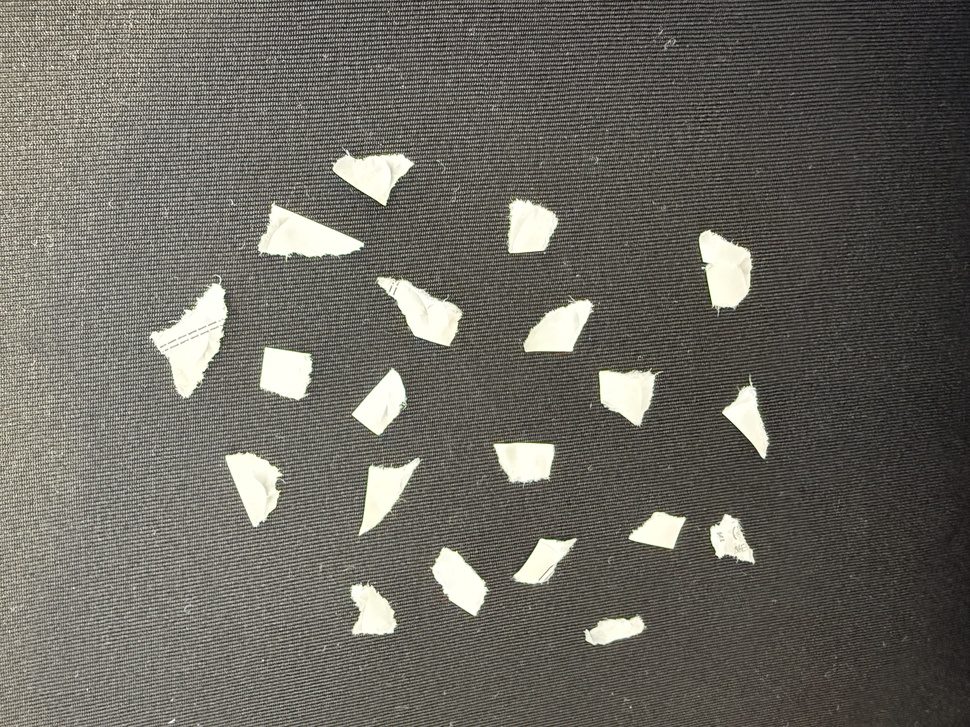
#> input picture profile/IMG.jpeg, 970 x 727 px, shrunk from 4032 x 3024 before the run, found by its file name
$ jupyter execute HW05.ipynb
#> lines starting #> are read from the running program, lines starting #| are printed output that depends on the picture; after the words box and inside, x2 and y2 are one past the last pixel; in counts of white or black regions, pixels touching at a corner belong together
[cell 1]
import numpy as np
import matplotlib.pyplot as plt
import scipy.signal as signal
import scipy.ndimage as nd
from PIL import Image

[cell 2]
from google.colab import drive
drive.mount('/content/drive')

[cell 3]
I = Image.open('/content/drive/MyDrive/class/IMG.jpeg').convert('L')
f = np.array(I)
plt.imshow(f,cmap='gray')
plt.axis('off')
plt.colorbar()
plt.show()
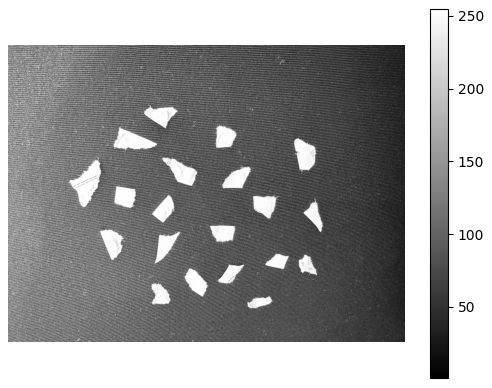
#> figure drawn by matplotlib, 2 panels

[cell 4]
f_denoised = signal.medfilt2d(f,7)
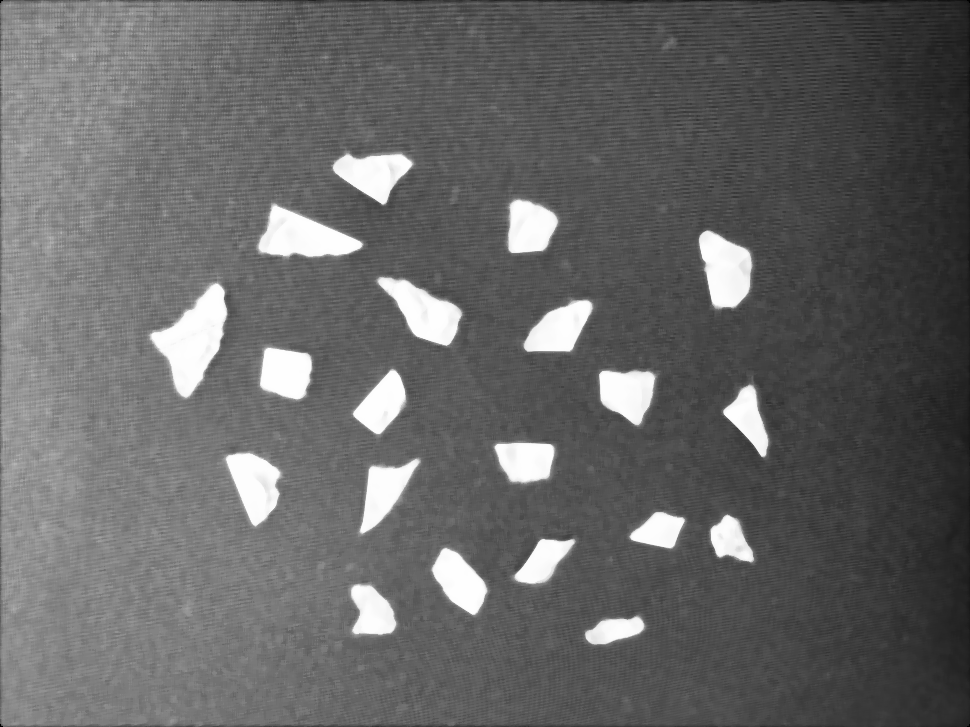
#> f_denoised: shape (727, 970); min 0, max 254, mean 101.7
plt.imshow(f_denoised,cmap='gray')
plt.axis('off')
plt.colorbar()
plt.show()
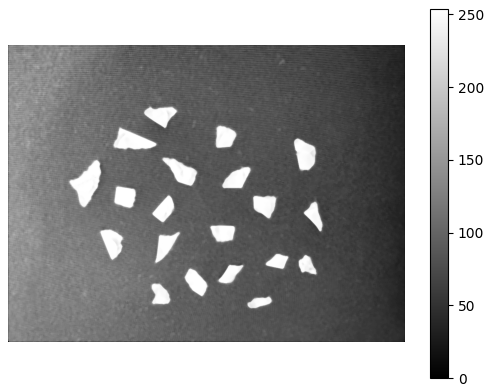
#> figure drawn by matplotlib, 2 panels

[cell 5]
plt.hist(f_denoised.ravel(), bins=256, range=(0,256), color='gray')
plt.xlabel('Pixel Intensity')
plt.ylabel('Frequency')
plt.grid(True, linestyle='--', alpha=0.5)
plt.show()
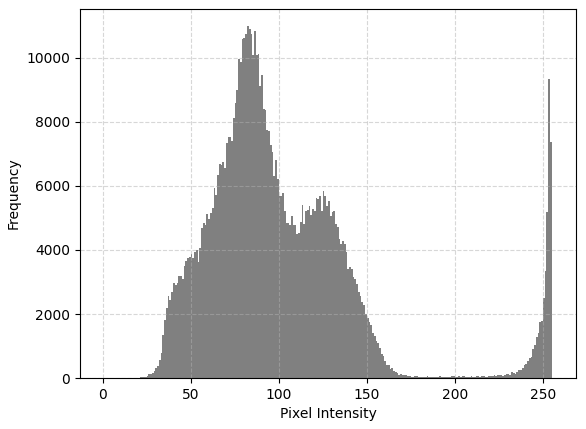
#> figure drawn by matplotlib, 1 panel; tallest bar 10980 high, from x = 82 to 83

[cell 6]
th_val = 230
f_mask = f_denoised > th_val
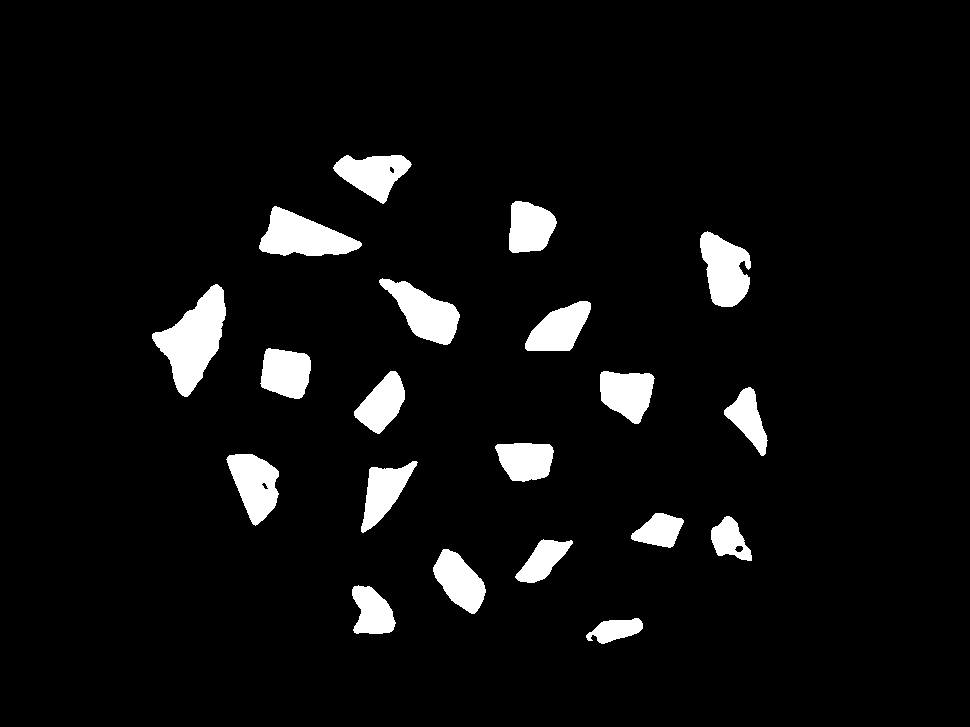
#> f_mask: shape (727, 970) bool; 5.7% white; 20 white regions, largest, box (x1, y1, x2, y2) and area: (152, 284, 226, 397) 4174, (259, 206, 362, 256) 3030, (379, 278, 460, 345) 2656
f_mask = nd.binary_closing(f_mask, iterations=5)
#> f_mask: shape (727, 970) bool; 5.7% white; 20 white regions, largest, box (x1, y1, x2, y2) and area: (152, 284, 226, 397) 4188, (259, 206, 362, 256) 3030, (700, 231, 751, 307) 2704
f_mask = nd.binary_opening(f_mask, iterations=5)
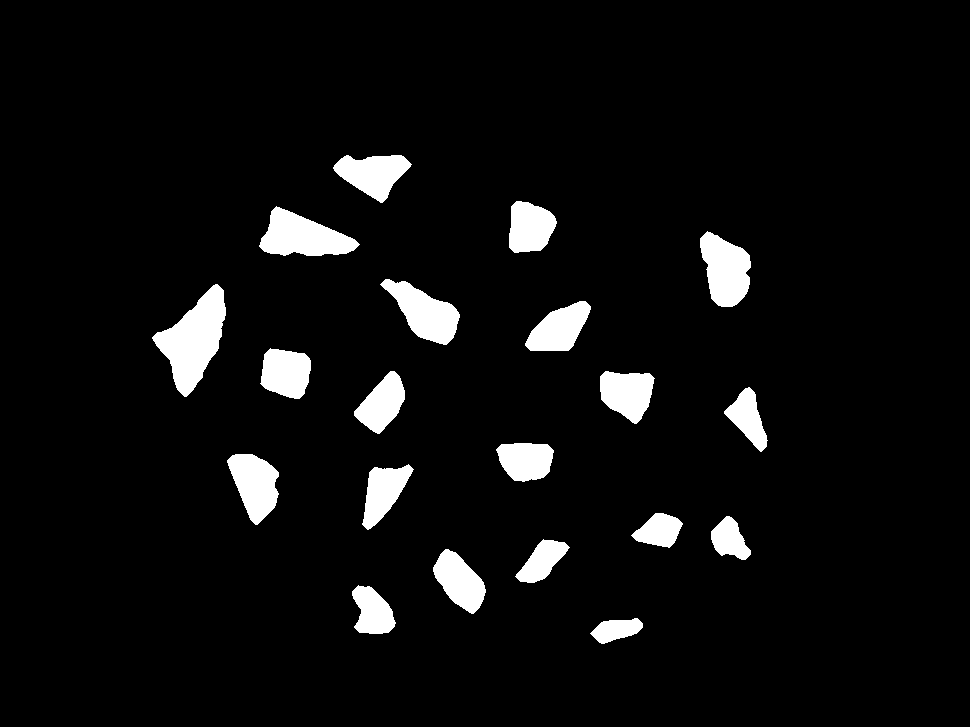
#> f_mask: shape (727, 970) bool; 5.6% white; 20 white regions, largest, box (x1, y1, x2, y2) and area: (152, 284, 226, 397) 4161, (259, 206, 360, 256) 2988, (700, 231, 751, 307) 2681
plt.imshow(f_mask,cmap='gray')
plt.axis('off')
plt.show()

[cell 7]
labels, nums = nd.label(f_mask)
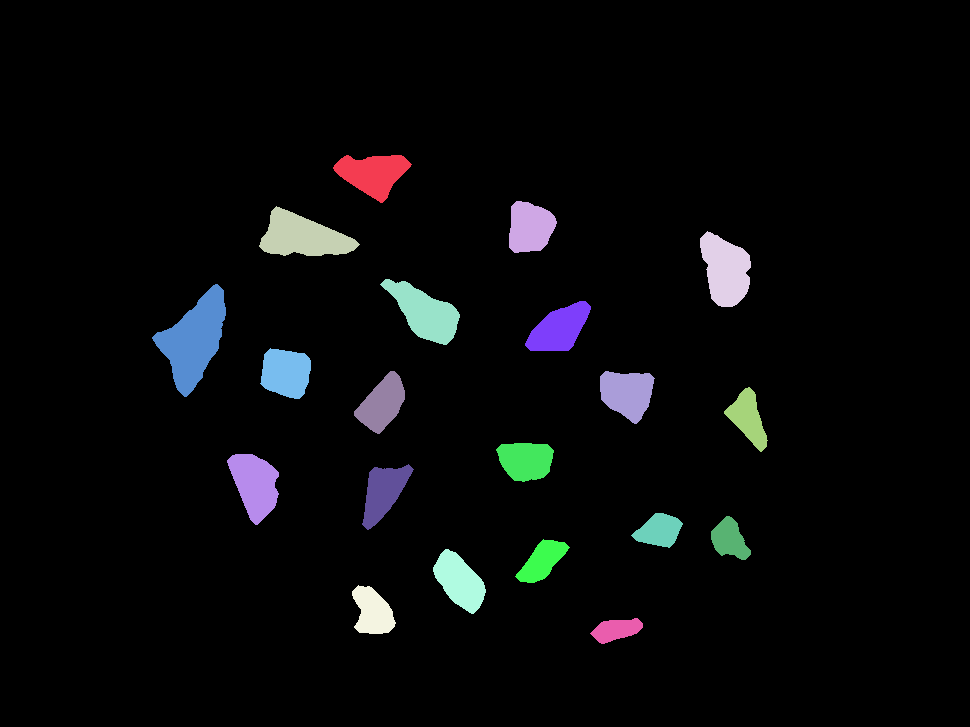
#> labels: shape (727, 970) int32; 21 distinct labels, from 0 to 20; one colour per label, 0 black
#> nums = 20
plt.imshow(labels,cmap='Spectral_r')
plt.axis('off')
plt.show()

[cell 8]
cc = np.zeros((nums,2))
for i in range(1,nums+1):
  cc[i-1,0] = i
  cc[i-1,1] = np.sum(labels==i)
  print(f'index: {int(cc[i-1,0])}, number of pixels: {int(cc[i-1,1])}')
#> after the loop, cc = 20 rows, first 8: [1, 2220], [2, 1914], [3, 2988], [4, 2681], [5, 2623], [6, 4161], [7, 2049], [8, 2002]

[cell 9]
ind_max = np.argmax(cc[:,1])
#> ind_max = 5
print(f'the largest component: index {int(ind_max)}, # of pixels: {int(cc[ind_max,1])}')
#| the largest component: index 5, # of pixels: 4161
ind_min = np.argmin(cc[:,1])
#> ind_min = 19
print(f'the smallest component: index {int(ind_min)}, # of pixels: {int(cc[ind_min,1])}')
#| the smallest component: index 19, # of pixels: 864

[cell 10]
plt.figure(figsize=(16,9))
plt.subplot(131)
plt.imshow(f,cmap='gray')
plt.axis('off')
plt.title('input image')
plt.subplot(132)
plt.imshow(labels==cc[ind_max,0],cmap='Spectral_r')
plt.axis('off')
plt.title('the largest component')
plt.subplot(133)
plt.imshow(labels==cc[ind_min,0],cmap='Spectral_r')
plt.axis('off')
plt.title('the smallest component')
plt.show()
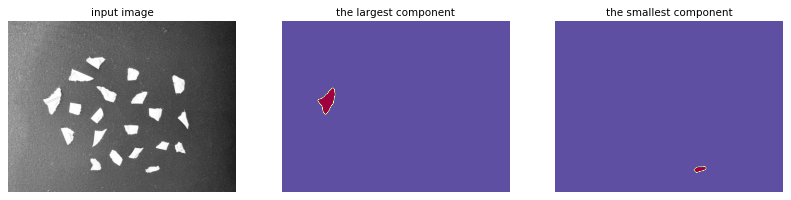
#> figure drawn by matplotlib, 3 panels
